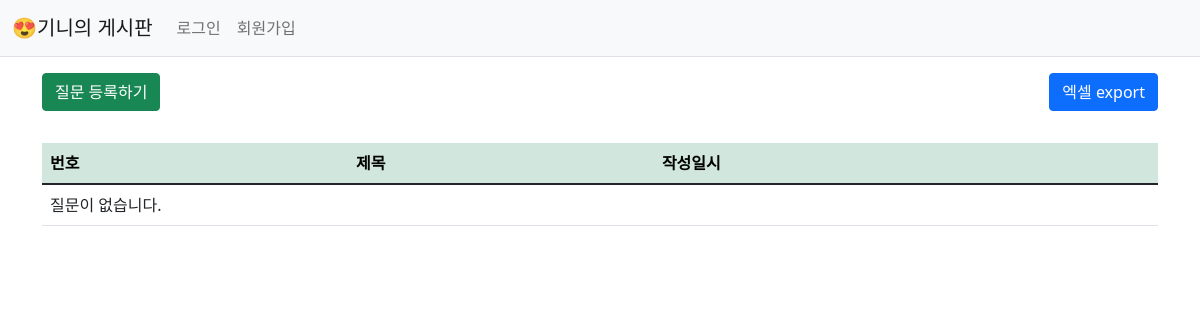
Before: /pybo/ with the older database file.
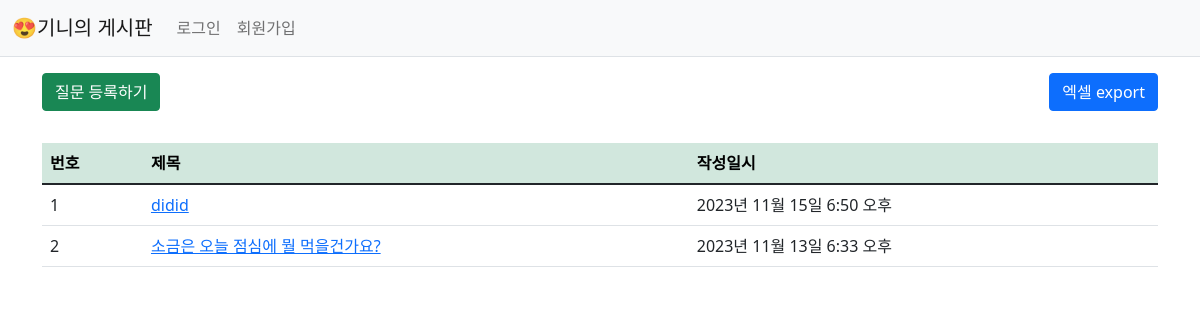
After: the same page with the newer database file.
### pybo/models.py (models this page shows, shortened)
class Question(models.Model):
    subject = models.CharField(max_length=30)
    content = models.TextField()
    create_date = models.DateTimeField()

### pybo/views.py (the view)
# urls.py: path('', views.index, name='index'),  # '/' 에 해당되는 path
def index(request):
    page = request.GET.get('page', '1')  # 페이지
    question_list = Question.objects.order_by('-create_date')
    paginator = Paginator(question_list, 10)  # 페이지당 10개씩 보여주기
    page_obj = paginator.get_page(page)
    context = {'question_list': page_obj}
    context = {'question_list': question_list}
    return render(request, 'pybo/question_list.html', context)

### templates/pybo/question_list.html
{% extends 'base.html' %}
{% block content %}
<div class="container my-3">
    <div class="d-flex justify-content-between mb-3">
        <a href="{% url 'pybo:question_create' %}" class="btn btn-success mb-3">질문 등록하기</a>
        <a href="{% url 'pybo:export_to_excel' %}" class="btn btn-primary mb-3">엑셀 export</a>
        </div>
        <table class="table">
        <thead>
            <tr class="table-success">
                <th>번호</th>
                <th>제목</th>
                <th>작성일시</th>
            </tr>
        </thead>
        <tbody>
            {% if question_list %}
                {% for question in question_list %}
                    <tr>
                        <td>{{ forloop.counter }}</td>
                        <td>
                            <a href="{% url 'pybo:detail' question.id %}">{{ question.subject }}</a>
                        </td>
                        <td>{{ question.create_date }}</td>
                    </tr>
                {% endfor %}
            {% else %}
                <tr>
                    <td colspan="3">질문이 없습니다.</td>
                </tr>
            {% endif %}
        </tbody>
    </table>
</div>
{% endblock %}

Changed rows visible on the page:
added Question: subject "didid", create_date "2023년 11월 15일 6:50 오후"
added Question: subject "소금은 오늘 점심에 뭘 먹을건가요?", create_date "2023년 11월 13일 6:33 오후"
Other visible differences:
text no longer shown: "질문이 없습니다."
